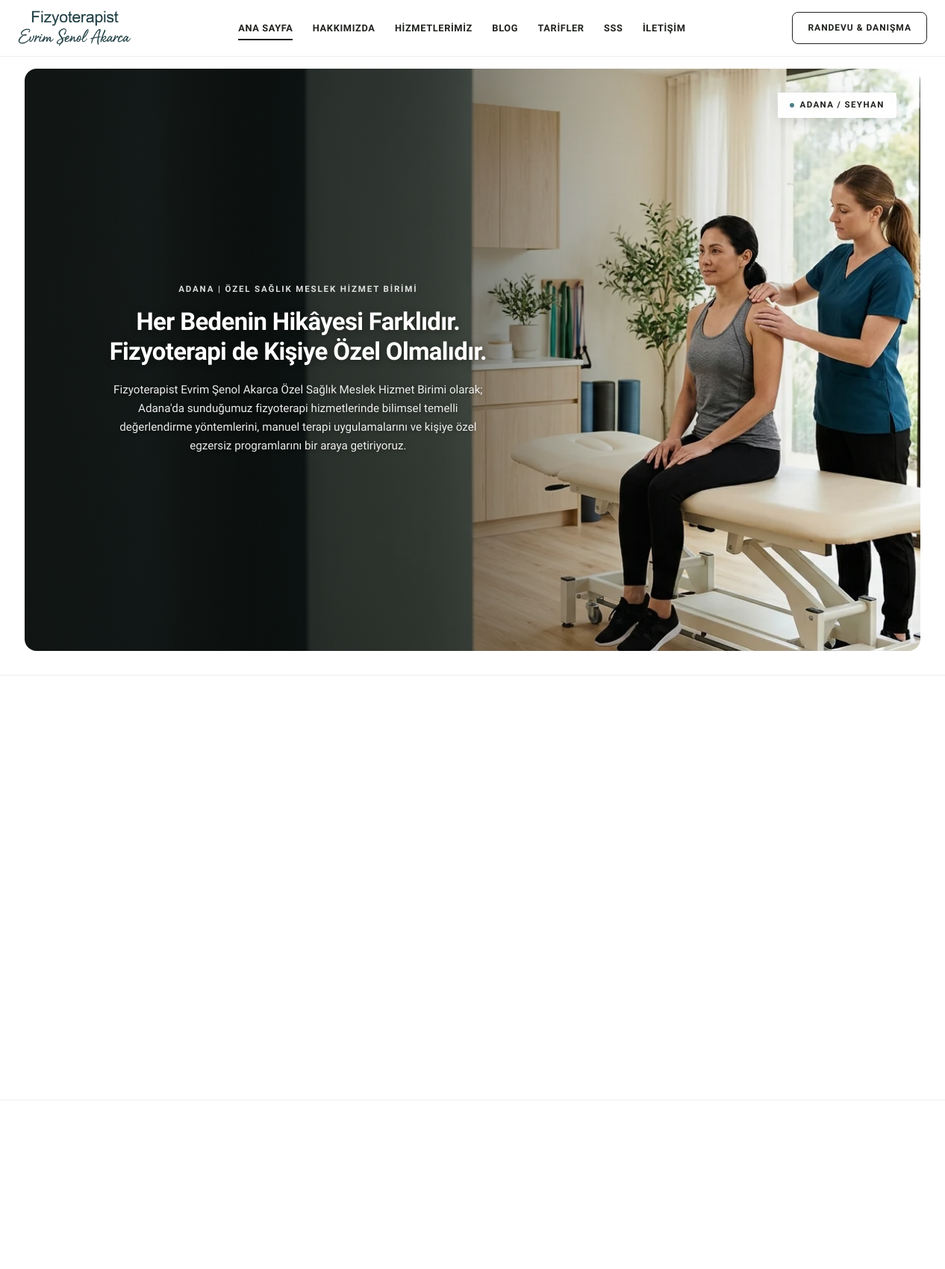
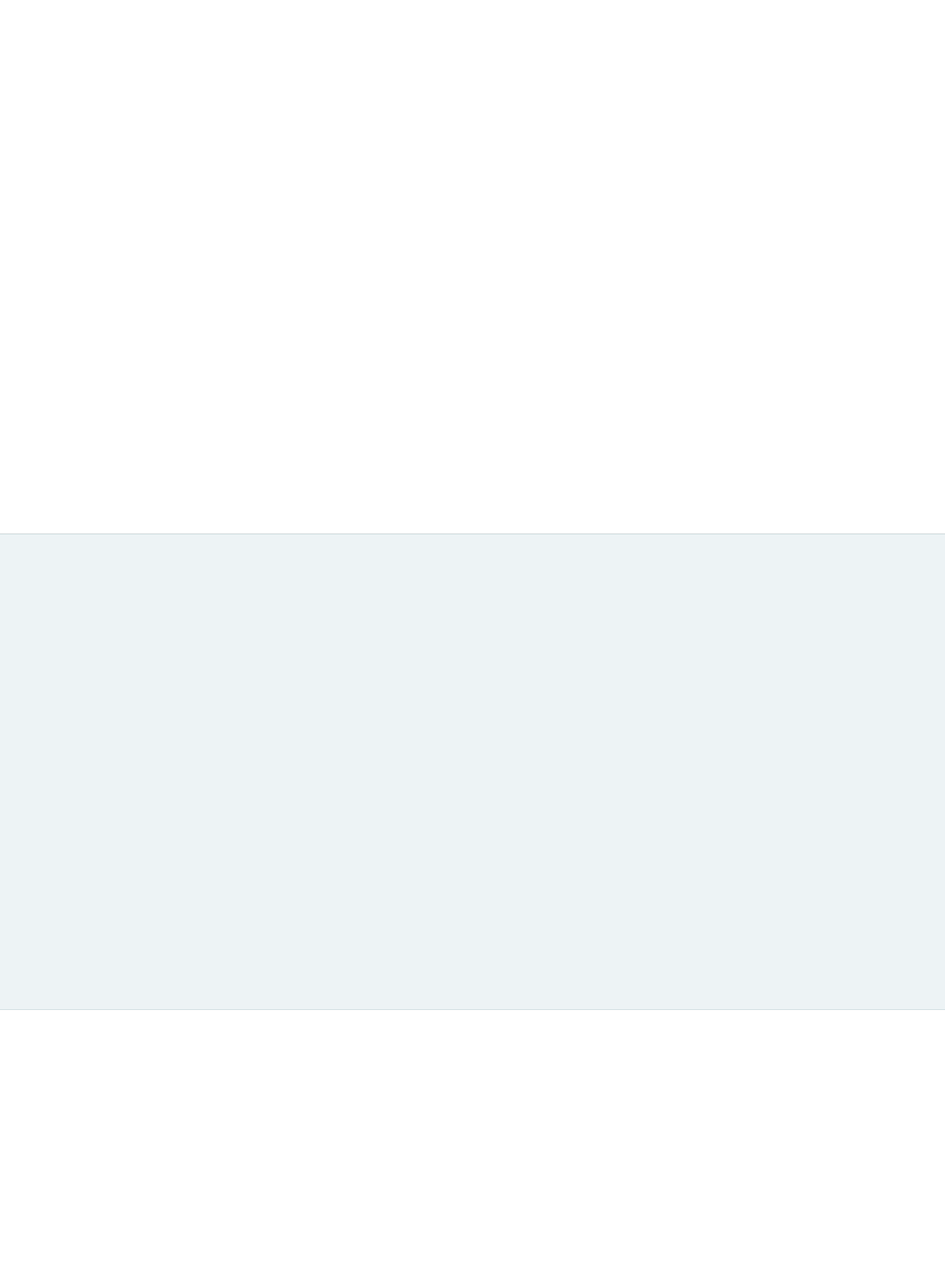
The page / (upper part) on the database its author committed (2 pictures, top to bottom).
### tables this page shows
CREATE TABLE `pages_content` (
  `id` int(11) NOT NULL AUTO_INCREMENT,
  `page_key` varchar(50) NOT NULL,
  `section_key` varchar(50) NOT NULL,
  `title` varchar(255) DEFAULT NULL,
  `subtitle` varchar(255) DEFAULT NULL,
  `content` longtext DEFAULT NULL,
  `extra_data` longtext DEFAULT NULL CHECK (json_valid(`extra_data`)),
  `updated_at` timestamp NOT NULL DEFAULT current_timestamp() ON UPDATE current_timestamp(),
  PRIMARY KEY (`id`),
  UNIQUE KEY `idx_page_section` (`page_key`,`section_key`)
);

### includes/functions.php (called while the page is built, shortened)
<?php
function get_db(): PDO {
    static $pdo = null;
    if ($pdo === null) {
        $dsn = sprintf('mysql:host=%s;dbname=%s;charset=%s', DB_HOST, DB_NAME, DB_CHARSET);
        $options = [
            PDO::ATTR_ERRMODE            => PDO::ERRMODE_EXCEPTION,
            PDO::ATTR_DEFAULT_FETCH_MODE => PDO::FETCH_ASSOC,
            PDO::ATTR_EMULATE_PREPARES   => false,
            PDO::MYSQL_ATTR_INIT_COMMAND => "SET NAMES utf8mb4 COLLATE utf8mb4_unicode_ci"
        ];
        try {
            $pdo = new PDO($dsn, DB_USER, DB_PASS, $options);
        } catch (PDOException $e) {
            error_log('Veritabanı bağlantı hatası: ' . $e->getMessage());
            die('Veritabanı bağlantısı kurulamadı. Lütfen daha sonra tekrar deneyiniz.');
        }
    }
    return $pdo;
}
function e(?string $string): string {
    return htmlspecialchars((string)$string, ENT_QUOTES, 'UTF-8');
}
function get_page_content(string $pageKey, string $sectionKey): ?array {
    static $pagesCache = [];
    $cacheKey = $pageKey . '_' . $sectionKey;
    if (!isset($pagesCache[$cacheKey])) {
        try {
            $stmt = get_db()->prepare("SELECT * FROM pages_content WHERE page_key = :pk AND section_key = :sk LIMIT 1");
            $stmt->execute([':pk' => $pageKey, ':sk' => $sectionKey]);
            $res = $stmt->fetch();
            $pagesCache[$cacheKey] = $res ?: null;
        } catch (Exception $e) {
            $pagesCache[$cacheKey] = null;
        }
    }
    return $pagesCache[$cacheKey];
}
function url(string $path = ''): string {
    $path = ltrim($path, '/');
    return BASE_URL . ($path ? '/' . $path : '');
}

### index.php (the view, shortened to what this page needs)
<?php
require_once __DIR__ . '/includes/header.php';
$heroContent = get_page_content('home', 'hero');
$heroButtons = !empty($heroContent['extra_data']) ? json_decode($heroContent['extra_data'], true) : [];
$heroBgImg = !empty($heroButtons['image_url']) ? url($heroButtons['image_url']) : url('assets/img/hero-banner.webp');
?>
<section class="hero-section">
    <div class="hero-container-wide">
        <div class="hero-frame" style="background-image: linear-gradient(to right, rgba(16, 18, 16, 0.85) 0%, rgba(16, 18, 16, 0.55) 45%, rgba(16, 18, 16, 0.1) 72%, transparent 100%), url('<?= e($heroBgImg) ?>');">
            <div class="hero-badge-topright">
                <span class="hero-badge-dot"></span>
                <span>Adana / Seyhan</span>
            </div>
            <div class="hero-overlay-content">
                <span class="badge-tag light"><?= e($heroContent['subtitle'] ?? 'Özel Sağlık Meslek Hizmet Birimi') ?></span>
                <h1 class="hero-title">
                    Her Bedenin Hikâyesi Farklıdır.<br>
                    Fizyoterapi de Kişiye Özel Olmalıdır.
                </h1>
                <p class="hero-description">
                    <?= e($heroContent['content'] ?? "Fizyoterapist Evrim Şenol Akarca Özel Sağlık Meslek Hizmet Birimi olarak; Adana'da sunduğumuz fizyoterapi hizmetlerinde bilimsel temelli değerlendirme yöntemlerini, manuel terapi uygulamalarını ve kişiye özel egzersiz programlarını bir araya getiriyoruz.") ?>
                </p>
            </div>
        </div>
    </div>
</section>
<section class="dual-cards-section">
    <div class="container container-wide">
        <div class="dual-cards-grid">
        </div>
    </div>
</section>
<section class="section-services">
    <div class="container container-wide">
        <div class="services-grid">
        </div>
    </div>
</section>
<section class="approach-section">
    <div class="container container-wide">
        <div class="approach-split">
        </div>
    </div>
</section>
<section class="vision-mission-section">
    <div class="container container-wide">
        <div class="vm-grid">
        </div>
    </div>
</section>
<?php require_once __DIR__ . '/includes/footer.php'; ?>

### rows shown on the page
pages_content: subtitle "ADANA | ÖZEL SAĞLIK MESLEK HIZMET BIRIMI", content "Fizyoterapist Evrim Şenol Akarca Özel Sağlık Meslek Hizmet Birimi olarak; Adana'da sunduğumuz fizyoterapi hizmetlerinde bilimsel temelli değerlendirme yöntemlerini, manuel terapi uygulamalarını ve kişiye özel egzersiz programlarını bir araya getiriyoruz."
